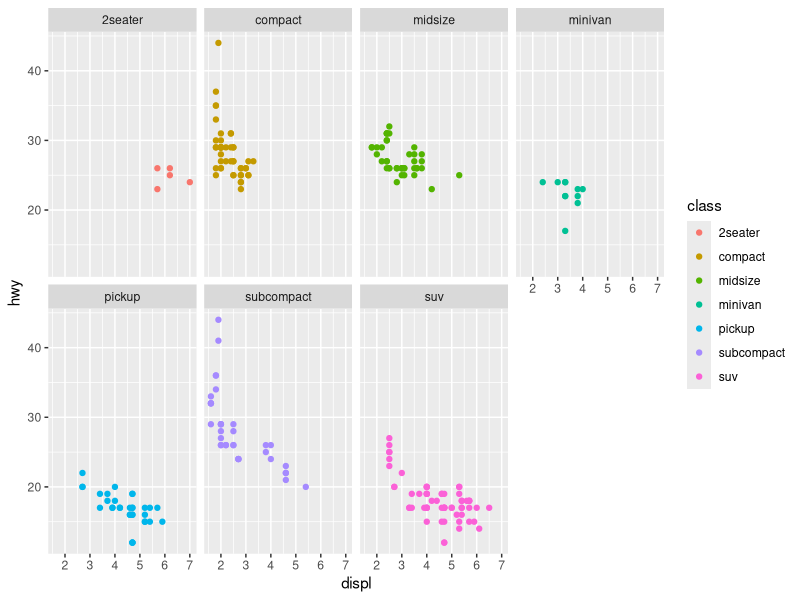
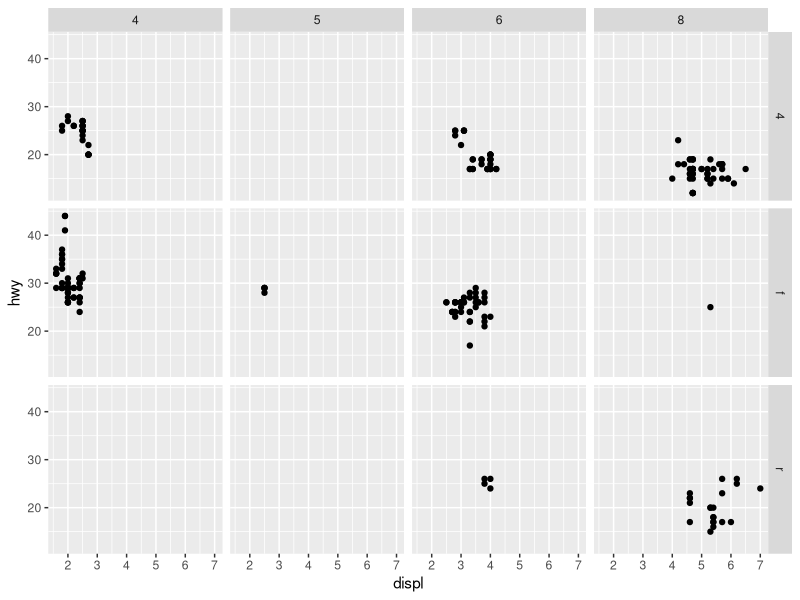
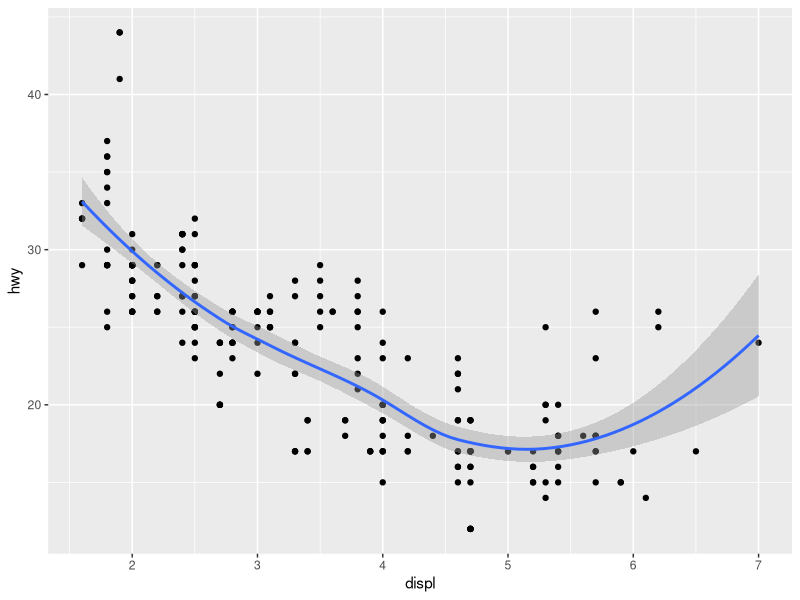
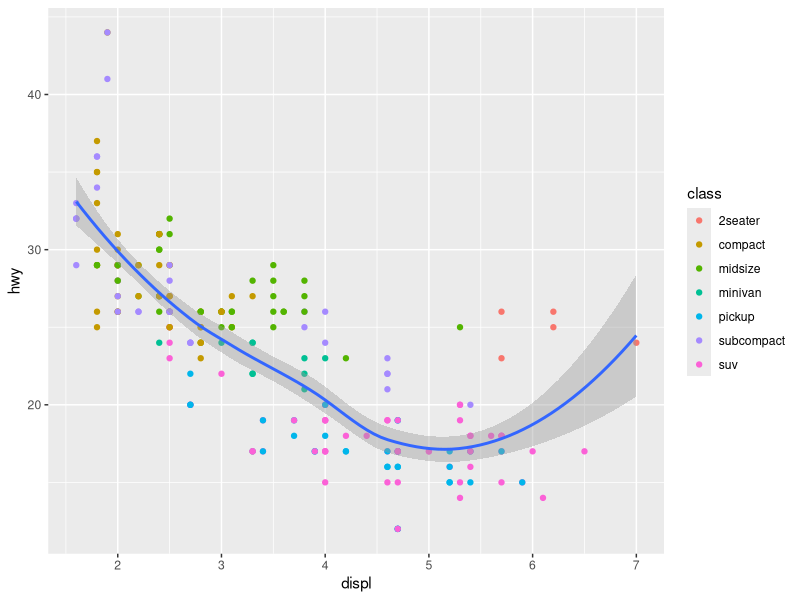
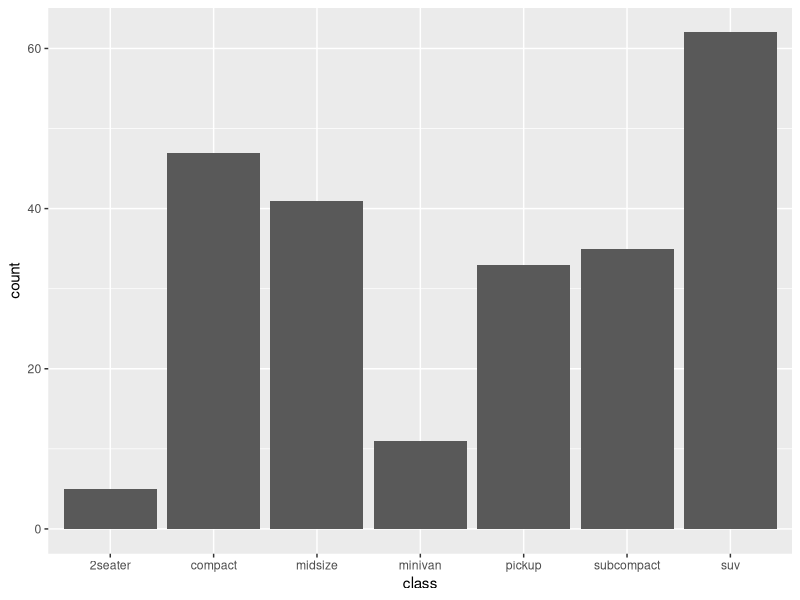

The R script that drew these images, in order:
library(tidyverse)
mpg

ggplot(data = mpg) + 
  geom_point(mapping = aes(x = displ, y = hwy, color = class)) +
  facet_wrap(~ class, nrow = 2)

ggplot(data = mpg) + 
  geom_point(mapping = aes(x = displ, y = hwy)) + 
  facet_grid(drv ~ cyl)

#To display multiple geoms in the same plot, add multiple geom functions to ggplot():
  
ggplot(data = mpg) + 
  geom_point(mapping = aes(x = displ, y = hwy)) +
  geom_smooth(mapping = aes(x = displ, y = hwy))

#for a cleaner code
ggplot(data = mpg, mapping = aes(x = displ, y = hwy)) + 
  geom_point(mapping = aes(color = class)) + 
  geom_smooth()

my_bar_plot <- ggplot(mpg, aes(x = class)) +
  geom_bar()
my_scatter_plot <- ggplot(mpg, aes(x = cty, y = hwy)) +
  geom_point()
ggsave(filename = "mpg-plot.png", plot = my_bar_plot)
?mpg
